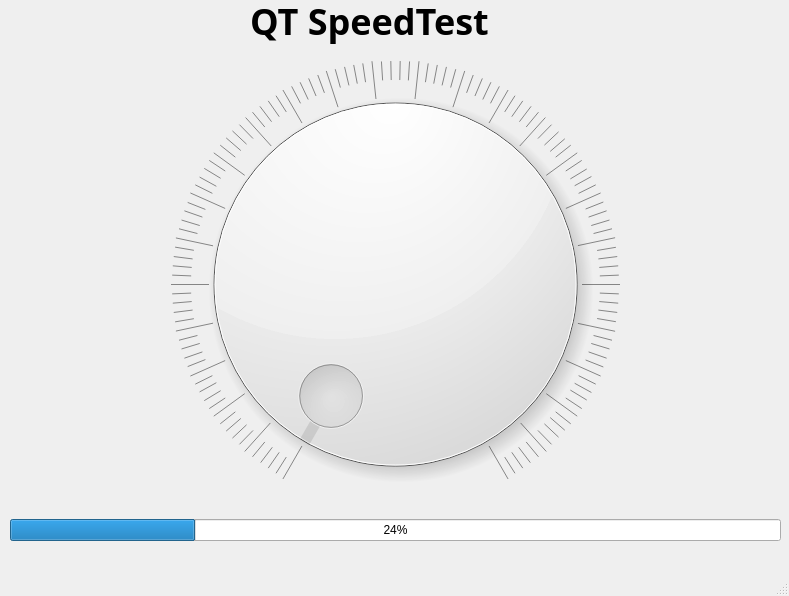
<?xml version="1.0" encoding="UTF-8"?>
<ui version="4.0">
 <class>MainWindow</class>
 <widget class="QMainWindow" name="MainWindow">
  <property name="geometry">
   <rect>
    <x>0</x>
    <y>0</y>
    <width>789</width>
    <height>596</height>
   </rect>
  </property>
  <property name="windowTitle">
   <string>MainWindow</string>
  </property>
  <property name="windowOpacity">
   <double>0.500000000000000</double>
  </property>
  <widget class="QWidget" name="centralwidget">
   <widget class="QWidget" name="verticalLayoutWidget">
    <property name="geometry">
     <rect>
      <x>0</x>
      <y>60</y>
      <width>791</width>
      <height>491</height>
     </rect>
    </property>
    <layout class="QVBoxLayout" name="verticalLayout">
     <property name="spacing">
      <number>10</number>
     </property>
     <property name="leftMargin">
      <number>10</number>
     </property>
     <property name="rightMargin">
      <number>10</number>
     </property>
     <property name="bottomMargin">
      <number>10</number>
     </property>
     <item>
      <widget class="QDial" name="dial">
       <property name="enabled">
        <bool>true</bool>
       </property>
       <property name="toolTip">
        <string>&lt;html&gt;&lt;head/&gt;&lt;body&gt;&lt;p&gt;current bandwidth&lt;/p&gt;&lt;/body&gt;&lt;/html&gt;</string>
       </property>
       <property name="autoFillBackground">
        <bool>true</bool>
       </property>
       <property name="maximum">
        <number>500</number>
       </property>
       <property name="wrapping">
        <bool>false</bool>
       </property>
       <property name="notchesVisible">
        <bool>true</bool>
       </property>
      </widget>
     </item>
     <item>
      <widget class="QProgressBar" name="progressBar">
       <property name="value">
        <number>24</number>
       </property>
      </widget>
     </item>
    </layout>
   </widget>
   <widget class="QLabel" name="label">
    <property name="geometry">
     <rect>
      <x>250</x>
      <y>-10</y>
      <width>281</width>
      <height>62</height>
     </rect>
    </property>
    <property name="sizeIncrement">
     <size>
      <width>10</width>
      <height>10</height>
     </size>
    </property>
    <property name="baseSize">
     <size>
      <width>5</width>
      <height>5</height>
     </size>
    </property>
    <property name="font">
     <font>
      <family>Hack Nerd Font Propo</family>
      <pointsize>27</pointsize>
      <italic>false</italic>
      <bold>true</bold>
     </font>
    </property>
    <property name="frameShadow">
     <enum>QFrame::Shadow::Sunken</enum>
    </property>
    <property name="lineWidth">
     <number>10</number>
    </property>
    <property name="text">
     <string>QT SpeedTest</string>
    </property>
    <property name="margin">
     <number>10</number>
    </property>
   </widget>
  </widget>
  <widget class="QMenuBar" name="menubar">
   <property name="geometry">
    <rect>
     <x>0</x>
     <y>0</y>
     <width>789</width>
     <height>23</height>
    </rect>
   </property>
  </widget>
  <widget class="QStatusBar" name="statusbar"/>
 </widget>
 <resources/>
 <connections/>
</ui>
